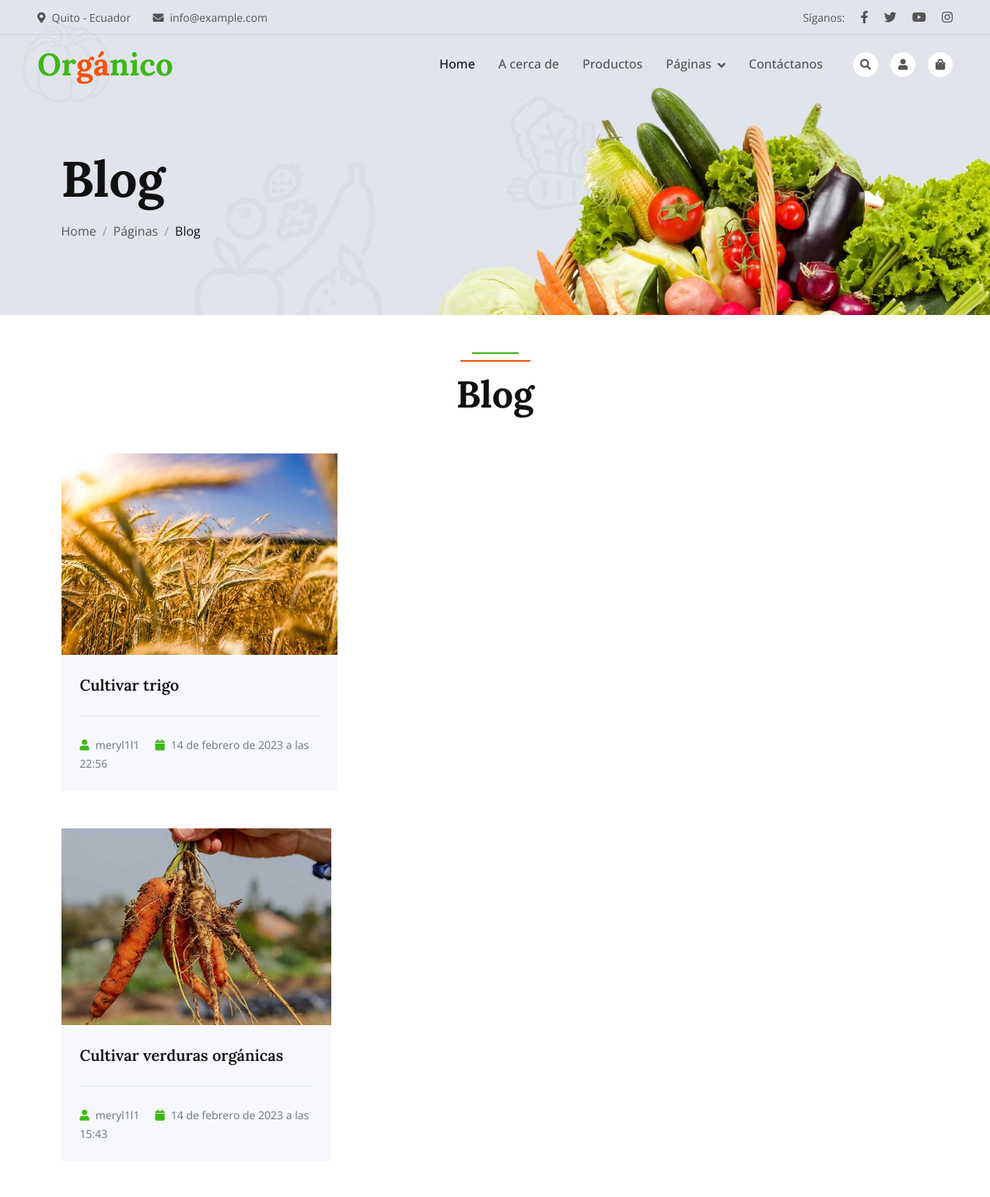
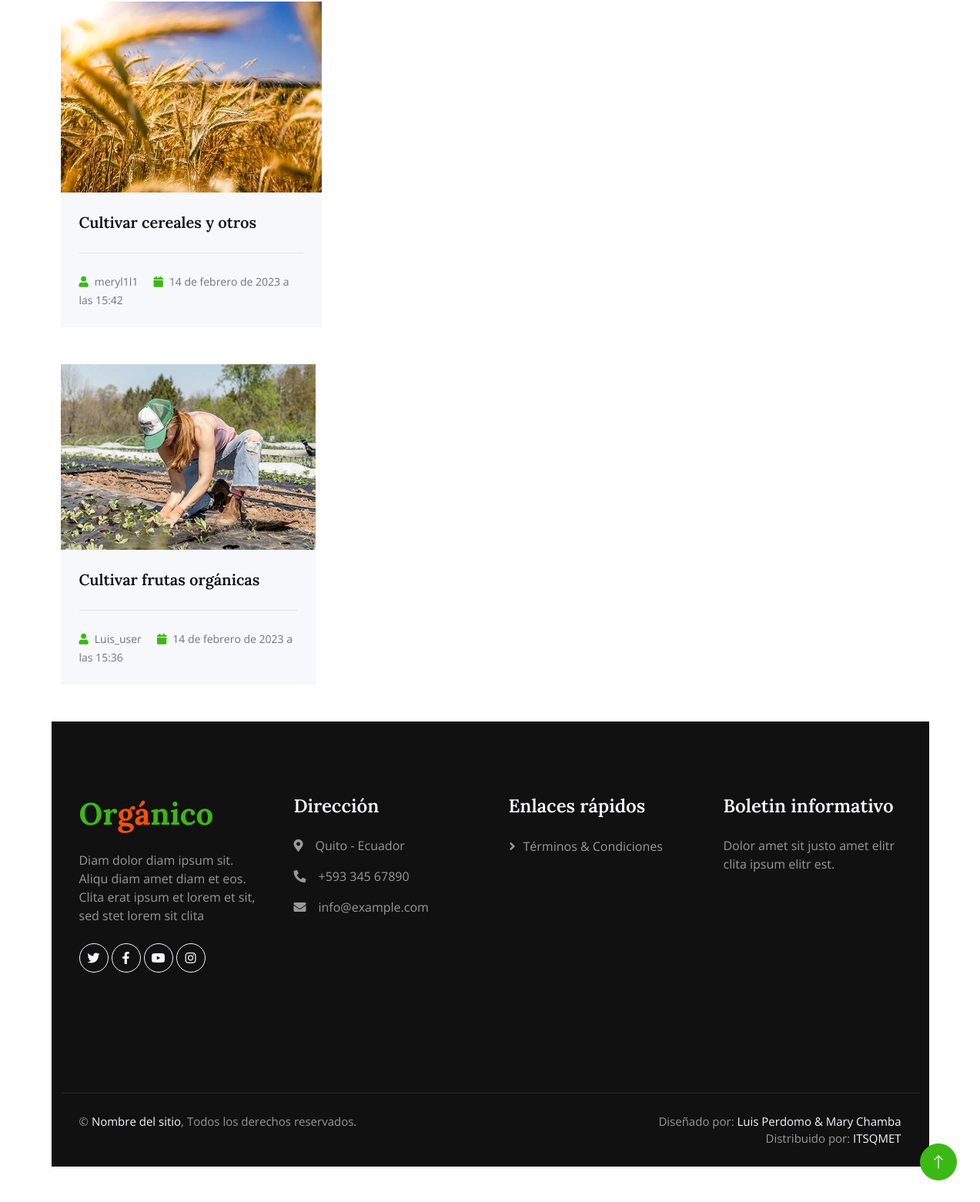
Screenshot of /blog/ with the database file from the repository (2 pictures, top to bottom).
### blog/models.py (models this page shows, shortened)
class Blog(models.Model):
    title= models.CharField(max_length=200, verbose_name="Titulo")
    content= models.TextField(verbose_name="Contenido")
    published= models.DateTimeField(verbose_name="Fecha de publicacion", default=now)
    image= models.ImageField(verbose_name="Imagen", upload_to="blogs", null=True, blank=True)
    author= models.ForeignKey(User, verbose_name="Autor", on_delete=models.CASCADE) #Relacion User-Blog
    categories= models.ManyToManyField(Category, verbose_name="Categorias") #Relacion Category-Blog
    created=models.DateTimeField(auto_now_add=True, verbose_name="Fecha de creacion")
    updated = models.DateTimeField(auto_now=True, verbose_name="Fecha de edicion")
    class Meta:
        verbose_name="entrada"
        verbose_name_plural="entradas"
        ordering = ["-created"]

### blog/views.py (the view)
# urls.py: path('', views.blog, name="blog"),
def blog(request):
    blogs=Blog.objects.all()  #cargamos la lista de blogs que cargamos
    return render(request, "blog/blog.html", {'blogs': blogs})

### socialreds/processors.py (called while the page is built)
def ctx_dict(request):
    ctx={}
    links = Link.objects.all()
    for link in links:
        ctx[link.key]=link.url #llenando diccionario
    return ctx

### blog/templates/blog/blog.html (shortened to what this page needs)
{% extends 'core/base.html' %}
{% load static %}
{% block header %}
    <div class="container-fluid page-header wow fadeIn" data-wow-delay="0.1s">
        <div class="container">
            <h1 class="display-3 mb-3 animated slideInDown">Blog</h1>
            <nav aria-label="breadcrumb animated slideInDown">
                <ol class="breadcrumb mb-0">
                    <li class="breadcrumb-item"><a class="text-body" href="#">Home</a></li>
                    <li class="breadcrumb-item"><a class="text-body" href="#">Páginas</a></li>
                    <li class="breadcrumb-item text-dark active" aria-current="page">Blog</li>
                </ol>
            </nav>
        </div>
    </div>
{% endblock %}
{% block content %}
    <div class="container-xxl py-5">
        <div class="container">
            <div class="section-header text-center mx-auto mb-5 wow fadeInUp" data-wow-delay="0.1s" style="max-width: 500px;">
                <h1 class="display-5 mb-3">Blog</h1>
            </div>
            {% for blog in blogs%}
            <div class="row g-4">
                <div class="col-lg-4 col-md-6 wow fadeInUp" data-wow-delay="0.1s">
                    <img class="img-fluid" src="{{blog.image.url}}" alt="">
                    <div class="bg-light p-4">
                        <a class="d-block h5 lh-base mb-4" href="">{{blog.title}}</a>
                        <div class="text-muted border-top pt-4">
                            <small class="me-3"><i class="fa fa-user text-primary me-2"></i>{{blog.author}}</small>
                            <small class="me-3"><i class="fa fa-calendar text-primary me-2"></i>{{blog.published}}</small>
                        </div>
                    </div>
                </div>
            {% endfor %}
            </div>
        </div>
    </div>
{% endblock %}

### core/templates/core/base.html (shortened to what this page needs)
<!DOCTYPE html>
<html lang="en">
<head>
    {% load static%}
    <link href="https://cdnjs.cloudflare.com/ajax/libs/font-awesome/5.10.0/css/all.min.css" rel="stylesheet">
    <link href="https://cdn.jsdelivr.net/npm/bootstrap-icons@1.4.1/font/bootstrap-icons.css" rel="stylesheet">
    <link href="{% static 'core/lib/animate/animate.min.css'%}" rel="stylesheet">
    <link href="{% static 'core/lib/owlcarousel/assets/owl.carousel.min.css'%}" rel="stylesheet">
    <link href="{% static 'core/css/bootstrap.min.css'%}" rel="stylesheet">
    <link href="{% static 'core/css/style.css'%}" rel="stylesheet">
</head>
<body>
    <div class="container-fluid fixed-top px-0 wow fadeIn" data-wow-delay="0.1s">
        <div class="top-bar row gx-0 align-items-center d-none d-lg-flex">
            <div class="col-lg-6 px-5 text-start">
                <small><i class="fa fa-map-marker-alt me-2"></i>Quito - Ecuador</small>
                <small class="ms-4"><i class="fa fa-envelope me-2"></i>info@example.com</small>
            </div>
            <div class="col-lg-6 px-5 text-end">
                <small>Síganos:</small>
                <a class="text-body ms-3" href=""><i class="fab fa-facebook-f"></i></a>
                <a class="text-body ms-3" href=""><i class="fab fa-twitter"></i></a>
                <a class="text-body ms-3" href=""><i class="fab fa-youtube"></i></a>
                <a class="text-body ms-3" href=""><i class="fab fa-instagram"></i></a>
            </div>
        </div>
        <nav class="navbar navbar-expand-lg navbar-light py-lg-0 px-lg-5 wow fadeIn" data-wow-delay="0.1s">
            <a href="{% url 'home' %}" class="navbar-brand ms-4 ms-lg-0">
                <h1 class="fw-bold text-primary m-0">Or<span class="text-secondary">gá</span>nico</h1>
            </a>
            <div class="collapse navbar-collapse" id="navbarCollapse">
                <div class="navbar-nav ms-auto p-4 p-lg-0">
                    <a href="{% url 'home' %}" class="nav-item nav-link active">Home</a>
                    <a href="{% url 'about' %}" class="nav-item nav-link">A cerca de</a>
                    <a href="{% url 'product' %}" class="nav-item nav-link">Productos</a>
                    <div class="nav-item dropdown">
                        <a href="#" class="nav-link dropdown-toggle" data-bs-toggle="dropdown">Páginas</a>
                    </div>
                    <a href="{% url 'contact' %}" class="nav-item nav-link">Contáctanos</a>
                </div>
                <div class="d-none d-lg-flex ms-2">
                    <a class="btn-sm-square bg-white rounded-circle ms-3" href="">
                        <small class="fa fa-search text-body"></small>
                    </a>
                    <a class="btn-sm-square bg-white rounded-circle ms-3" href="">
                        <small class="fa fa-user text-body"></small>
                    </a>
                    <a class="btn-sm-square bg-white rounded-circle ms-3" href="">
                        <small class="fa fa-shopping-bag text-body"></small>
                    </a>
                </div>
            </div>
        </nav>
    </div>
    {% block header %} {% endblock %}
    {% block content %}{% endblock %}
    <div class="container-fluid bg-dark footer mt-5 pt-5 wow fadeIn" data-wow-delay="0.1s">
        <div class="container py-5">
            <div class="row g-5">
                <div class="col-lg-3 col-md-6">
                    <h1 class="fw-bold text-primary mb-4">Or<span class="text-secondary">gá</span>nico</h1>
                    <p>Diam dolor diam ipsum sit. Aliqu diam amet diam et eos. Clita erat ipsum et lorem et sit, sed stet lorem sit clita</p>
                    <div class="d-flex pt-2">
                        <a class="btn btn-square btn-outline-light rounded-circle me-1" href=""><i class="fab fa-twitter"></i></a>
                        <a class="btn btn-square btn-outline-light rounded-circle me-1" href=""><i class="fab fa-facebook-f"></i></a>
                        <a class="btn btn-square btn-outline-light rounded-circle me-1" href=""><i class="fab fa-youtube"></i></a>
                        <a class="btn btn-square btn-outline-light rounded-circle me-1" href=""><i class="fab fa-instagram"></i></a>
                    </div>
                </div>
                <div class="col-lg-3 col-md-6">
                    <h4 class="text-light mb-4">Dirección</h4>
                    <p><i class="fa fa-map-marker-alt me-3"></i>Quito - Ecuador</p>
                    <p><i class="fa fa-phone-alt me-3"></i>+593 345 67890</p>
                    <p><i class="fa fa-envelope me-3"></i>info@example.com</p>
                </div>
                <div class="col-lg-3 col-md-6">
                    <h4 class="text-light mb-4">Enlaces rápidos</h4>
                    <a class="btn btn-link" href="{% url 'home' %}">Términos & Condiciones</a>
                </div>
                <div class="col-lg-3 col-md-6">
                    <h4 class="text-light mb-4">Boletin informativo</h4>
                    <p>Dolor amet sit justo amet elitr clita ipsum elitr est.</p>
                    <iframe width="360" height="215" src="https://www.youtube.com/embed/RkelVg01eRo" title="YouTube video player" frameborder="0" allow="accelerometer; autoplay; clipboard-write; encrypted-media; gyroscope; picture-in-picture; web-share" allowfullscreen></iframe>
                </div>
            </div>
        </div>
        <div class="container-fluid copyright">
            <div class="container">
                <div class="row">
                    <div class="col-md-6 text-center text-md-start mb-3 mb-md-0">
                        &copy; <a href="#">Nombre del sitio</a>, Todos los derechos reservados.
                    </div>
                    <div class="col-md-6 text-center text-md-end">
                       Diseñado por: <a href="https://htmlcodex.com">Luis Perdomo & Mary Chamba</a>
                        <br>Distribuido por: <a href="https://themewagon.com" target="_blank">ITSQMET</a>
                    </div>
                </div>
            </div>
        </div>
    </div>
    <a href="#" class="btn btn-lg btn-primary btn-lg-square rounded-circle back-to-top"><i class="bi bi-arrow-up"></i></a>
</body>
</html>

### core/static/core/css/style.css (style rules this page uses)
:root { --primary: #3CB815; --secondary: #F65005; --light: #F7F8FC; --dark: #111111; }
.back-to-top { position: fixed; display: none; right: 30px; bottom: 30px; z-index: 99; }
.btn { font-weight: 500; transition: .5s; }
.btn.btn-primary, .btn.btn-secondary, .btn.btn-outline-primary:hover, .btn.btn-outline-secondary:hover { color: #FFFFFF; }
.btn-square { width: 38px; height: 38px; }
.btn-sm-square { width: 32px; height: 32px; }
.btn-lg-square { width: 48px; height: 48px; }
.btn-square, .btn-sm-square, .btn-lg-square { padding: 0; display: flex; align-items: center; justify-content: center; font-weight: normal; }
.fixed-top { transition: .5s; }
.top-bar { height: 45px; border-bottom: 1px solid rgba(0, 0, 0, .07); }
.navbar .dropdown-toggle::after { border: none; content: "\f107"; font-family: "Font Awesome 5 Free"; font-weight: 900; vertical-align: middle; margin-left: 8px; }
.navbar .navbar-nav .nav-link { padding: 25px 15px; color: #555555; font-weight: 500; outline: none; }
.navbar .navbar-nav .nav-link:hover, .navbar .navbar-nav .nav-link.active { color: var(--dark); }
.page-header { padding-top: 12rem; padding-bottom: 6rem; background: url(../img/carousel-1.jpg) top right no-repeat; background-size: cover; }
.breadcrumb-item+.breadcrumb-item::before { color: #999999; }
.section-header { position: relative; padding-top: 25px; }
.section-header::before { position: absolute; content: ""; width: 60px; height: 2px; top: 0; left: 50%; transform: translateX(-50%); background: var(--primary); }
.section-header::after { position: absolute; content: ""; width: 90px; height: 2px; top: 10px; left: 50%; transform: translateX(-50%); background: var(--secondary); }
.footer { color: #999999; }
.footer .btn.btn-link { display: block; margin-bottom: 5px; padding: 0; text-align: left; color: #999999; font-weight: normal; text-transform: capitalize; transition: .3s; }
.footer .btn.btn-link::before { position: relative; content: "\f105"; font-family: "Font Awesome 5 Free"; font-weight: 900; color: #999999; margin-right: 10px; }
.footer .copyright { padding: 25px 0; font-size: 15px; border-top: 1px solid rgba(256, 256, 256, .1); }
.footer .copyright a { color: var(--light); }

### rows the page displays
Blog: image (picture), title "Cultivar trigo", author "meryl1l1", published "14 de febrero de 2023 a las 22:56"
Blog: image (picture), title "Cultivar verduras orgánicas", author "meryl1l1", published "14 de febrero de 2023 a las 15:43"
Blog: image (picture), title "Cultivar cereales y otros", author "meryl1l1", published "14 de febrero de 2023 a las 15:42"
Blog: image (picture), title "Cultivar frutas orgánicas", author "Luis_user", published "14 de febrero de 2023 a las 15:36"
